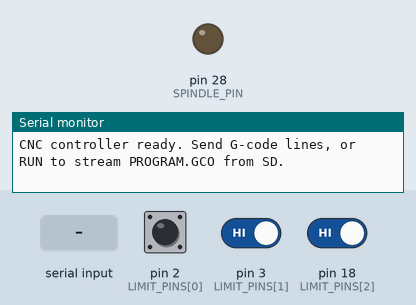
Recording of a sketch running on a simulated Arduino Mega 2560, built with avr-gcc and run on an emulated ATmega2560. On the bench: output pins drawn as LEDs (lit = HIGH), the last lines printed to the serial monitor. Inputs (shaded band) come from the test bench; at power-on: pin 2 (LIMIT_PINS[0]) HIGH, pin 3 (LIMIT_PINS[1]) HIGH, pin 18 (LIMIT_PINS[2]) HIGH. Storage starts empty; stepper angles assume 200 steps per turn.

Above: at 1.2 s.
1.3 s: "M3\n" received over Serial
At 2.5 s:
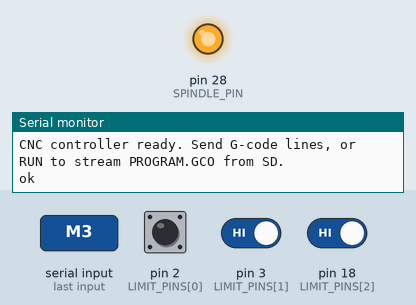
2.8 s: "G28\n" received over Serial
5.8 s: pin 2 (LIMIT_PINS[0]) driven LOW
8.8 s: pin 3 (LIMIT_PINS[1]) driven LOW
11.8 s: pin 2 (LIMIT_PINS[0]) pulsed HIGH 2 times (0.12 s each, 0.3 s apart)
15.4 s: pin 18 (LIMIT_PINS[2]) driven LOW
Timing chart, 0 to 18.4 s (numbered marks = the images above; inputs shaded):
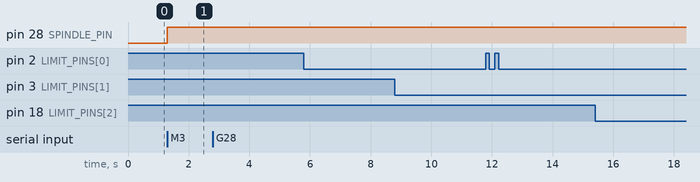

The sketch:

cnc_controller.ino
```cpp
/*
  G-Code CNC Mill Controller with Closed-Loop Homing
  ---------------------------------------------------
  Parses a small G-code subset from Serial or SD, drives 3 axes with
  AccelStepper, and performs interrupt-driven limit-switch homing.
  Board: Arduino Mega 2560.
*/

#include <AccelStepper.h>
#include <SPI.h>
#include <SD.h>

const uint8_t STEP_PINS[3] = {22, 24, 26};
const uint8_t DIR_PINS[3]  = {23, 25, 27};
const uint8_t LIMIT_PINS[3] = {2, 3, 18};
const uint8_t SPINDLE_PIN = 28;
const uint8_t SD_CS = 53;

const float STEPS_PER_MM = 80.0;
const float HOMING_SPEED = 400;     // steps/s, fast approach
const float HOMING_BACKOFF_MM = 5.0;
const float HOMING_SLOW_SPEED = 100; // steps/s, precise re-approach

AccelStepper stepper[3] = {
  AccelStepper(AccelStepper::DRIVER, STEP_PINS[0], DIR_PINS[0]),
  AccelStepper(AccelStepper::DRIVER, STEP_PINS[1], DIR_PINS[1]),
  AccelStepper(AccelStepper::DRIVER, STEP_PINS[2], DIR_PINS[2])
};

volatile bool limitHit[3] = {false, false, false};

struct Move {
  bool valid = false;
  bool isHome = false;
  bool spindleOn = false, spindleCmd = false;
  float x, y, z, feed;
};

const uint8_t QUEUE_SIZE = 8;
Move queue[QUEUE_SIZE];
uint8_t qHead = 0, qTail = 0, qCount = 0;

bool runningFromSD = false;
File sdFile;

void limitISR0() { limitHit[0] = true; }
void limitISR1() { limitHit[1] = true; }
void limitISR2() { limitHit[2] = true; }

void setup() {
  Serial.begin(115200);

  for (uint8_t i = 0; i < 3; i++) {
    stepper[i].setMaxSpeed(2000);
    stepper[i].setAcceleration(800);
    pinMode(LIMIT_PINS[i], INPUT_PULLUP);
  }
  attachInterrupt(digitalPinToInterrupt(LIMIT_PINS[0]), limitISR0, FALLING);
  attachInterrupt(digitalPinToInterrupt(LIMIT_PINS[1]), limitISR1, FALLING);
  attachInterrupt(digitalPinToInterrupt(LIMIT_PINS[2]), limitISR2, FALLING);

  pinMode(SPINDLE_PIN, OUTPUT);
  digitalWrite(SPINDLE_PIN, LOW);

  if (!SD.begin(SD_CS)) Serial.println("SD init failed (serial mode only)");

  Serial.println("CNC controller ready. Send G-code lines, or RUN to stream PROGRAM.GCO from SD.");
}

void loop() {
  runQueuedMotion();
  fillQueueFromSerial();
  if (runningFromSD) fillQueueFromSD();
  dispatchNextIfIdle();
}

bool allAxesIdle() {
  return stepper[0].distanceToGo() == 0 &&
         stepper[1].distanceToGo() == 0 &&
         stepper[2].distanceToGo() == 0;
}

void runQueuedMotion() {
  for (uint8_t i = 0; i < 3; i++) stepper[i].run();
}

void dispatchNextIfIdle() {
  static bool dispatched = false;
  if (!allAxesIdle()) return;
  if (dispatched) { Serial.println("ok"); dispatched = false; }
  if (qCount == 0) return;

  Move m = queue[qHead];
  qHead = (qHead + 1) % QUEUE_SIZE;
  qCount--;

  if (m.isHome) {
    homeAllAxes();
    dispatched = true;
    return;
  }
  if (m.spindleCmd) {
    digitalWrite(SPINDLE_PIN, m.spindleOn ? HIGH : LOW);
  }
  stepper[0].moveTo(m.x * STEPS_PER_MM);
  stepper[1].moveTo(m.y * STEPS_PER_MM);
  stepper[2].moveTo(m.z * STEPS_PER_MM);
  float feedSteps = m.feed > 0 ? m.feed : 800;
  for (uint8_t i = 0; i < 3; i++) stepper[i].setMaxSpeed(feedSteps);
  dispatched = true;
}

void homeAllAxes() {
  for (uint8_t axis = 0; axis < 3; axis++) {
    limitHit[axis] = false;
    stepper[axis].setMaxSpeed(HOMING_SPEED);
    stepper[axis].move(-100000); // fast approach toward switch
    while (!limitHit[axis]) stepper[axis].run();
    stepper[axis].stop();
    stepper[axis].setCurrentPosition(0);

    // back off
    stepper[axis].move(HOMING_BACKOFF_MM * STEPS_PER_MM);
    while (stepper[axis].distanceToGo() != 0) stepper[axis].run();

    // slow re-approach for a repeatable zero
    limitHit[axis] = false;
    stepper[axis].setMaxSpeed(HOMING_SLOW_SPEED);
    stepper[axis].move(-(HOMING_BACKOFF_MM * 2) * STEPS_PER_MM);
    while (!limitHit[axis]) stepper[axis].run();
    stepper[axis].stop();
    stepper[axis].setCurrentPosition(0);
  }
  Serial.println("Homing complete.");
}

void enqueue(const Move &m) {
  if (qCount >= QUEUE_SIZE) return; // caller should not send faster than "ok" pace
  queue[qTail] = m;
  qTail = (qTail + 1) % QUEUE_SIZE;
  qCount++;
}

void fillQueueFromSerial() {
  if (!Serial.available() || qCount >= QUEUE_SIZE) return;
  String line = Serial.readStringUntil('\n');
  line.trim();
  if (line.length() == 0) return;

  if (line.equalsIgnoreCase("RUN")) {
    sdFile = SD.open("PROGRAM.GCO");
    runningFromSD = sdFile ? true : false;
    Serial.println(runningFromSD ? "Streaming PROGRAM.GCO from SD" : "PROGRAM.GCO not found");
    return;
  }
  parseAndEnqueue(line);
}

void fillQueueFromSD() {
  if (qCount >= QUEUE_SIZE) return;
  if (!sdFile.available()) {
    sdFile.close();
    runningFromSD = false;
    Serial.println("SD program complete.");
    return;
  }
  String line = sdFile.readStringUntil('\n');
  line.trim();
  if (line.length() > 0) parseAndEnqueue(line);
}

void parseAndEnqueue(const String &line) {
  Move m;
  m.valid = true;
  m.x = stepper[0].currentPosition() / STEPS_PER_MM;
  m.y = stepper[1].currentPosition() / STEPS_PER_MM;
  m.z = stepper[2].currentPosition() / STEPS_PER_MM;
  m.feed = 0;

  if (line.startsWith("G28")) {
    m.isHome = true;
    enqueue(m);
    return;
  }
  if (line.startsWith("M3")) { m.spindleCmd = true; m.spindleOn = true; enqueue(m); return; }
  if (line.startsWith("M5")) { m.spindleCmd = true; m.spindleOn = false; enqueue(m); return; }

  if (line.startsWith("G0") || line.startsWith("G1")) {
    int xi = line.indexOf('X');
    int yi = line.indexOf('Y');
    int zi = line.indexOf('Z');
    int fi = line.indexOf('F');
    if (xi >= 0) m.x = line.substring(xi + 1).toFloat();
    if (yi >= 0) m.y = line.substring(yi + 1).toFloat();
    if (zi >= 0) m.z = line.substring(zi + 1).toFloat();
    if (fi >= 0) m.feed = line.substring(fi + 1).toFloat();
    enqueue(m);
  }
}
```

Measured:
- after the input at 1.3 s, pin 28 (SPINDLE_PIN): LOW → HIGH at once
